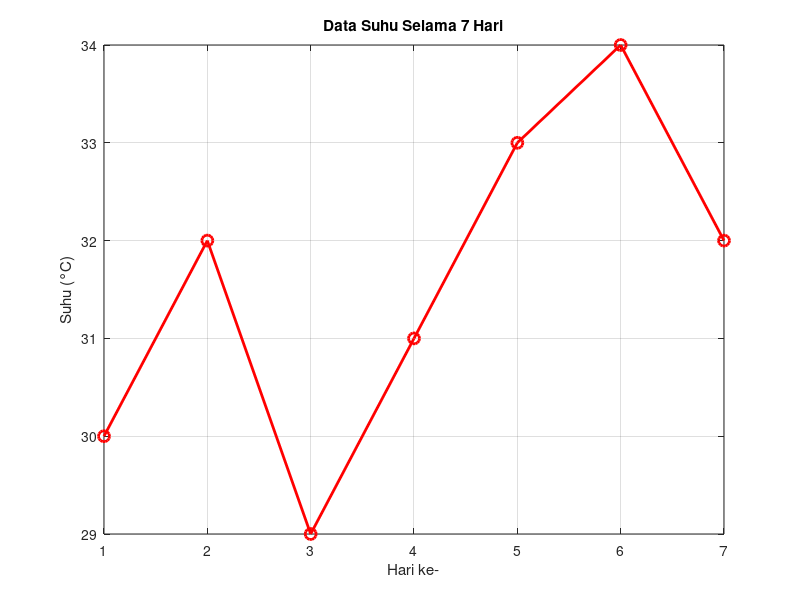

Recreate this plot in MATLAB.
suhu = [30, 32, 29, 31, 33, 34, 32];
hari = 1:7;

plot(hari, suhu, '-o', 'LineWidth', 2, 'MarkerSize', 8, 'Color', 'r');

xlabel('Hari ke-');
ylabel('Suhu (°C)');

title('Data Suhu Selama 7 Hari');

grid on;
